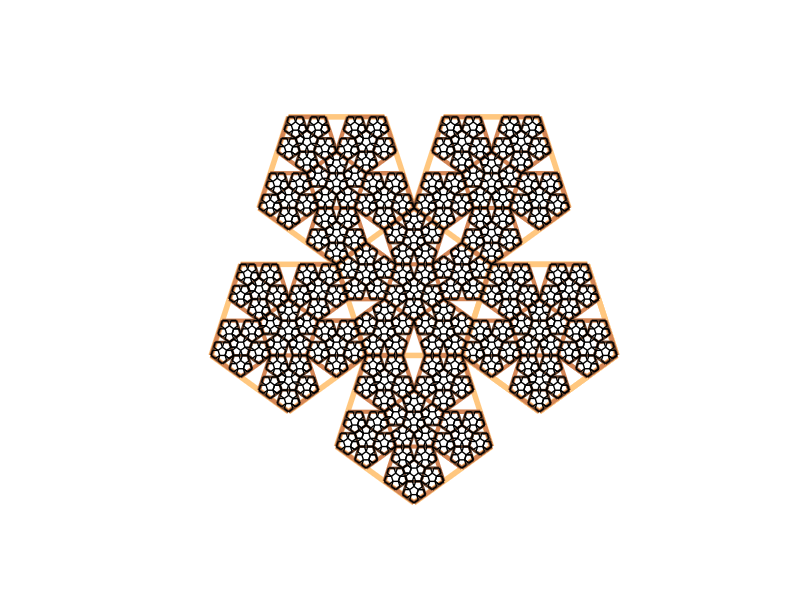

Source code (MATLAB):
function recursion6
global COLORMAP
golden = 1.618033988749894848204586; %golden ratio
n=4; %depth of recursion
COLORMAP=copper(4);
h=1;
pentaflake(n,0,0,36/180*pi,h);
axis([-3 3 -3 3])
axis equal off

function pentaflake(n,x,y,theta,len)
global COLORMAP
  if n>0
     golden = 1.618033988749894848204586;
     d=len/golden;
     h=len;
     t=linspace(0+theta,2*pi+theta,5+1);
     [offx,offy]=pol2cart(t+18/180*pi,d*(1+golden));%generate points around middle pentagon
     
     for k=1:5
         patch(h*sin(t)+offx(k)+x,h*cos(t)+offy(k)+y,0*cos(t)+4-n,'r',...
              'facecolor','none','edgecolor',COLORMAP(n,:),'linewidth',n); 
         pentaflake(n-1,x+offx(k),y+offy(k),theta,len/(golden+1));
     end

     patch(h*sin(t)+offx(k)+x,h*cos(t)+offy(k)+y,0*cos(t)+4-n,'r',...
           'facecolor','none','edgecolor',COLORMAP(n,:),'linewidth',n); 
     pentaflake(n-1,x,y,pi+theta,len/(golden+1));
  end
return
